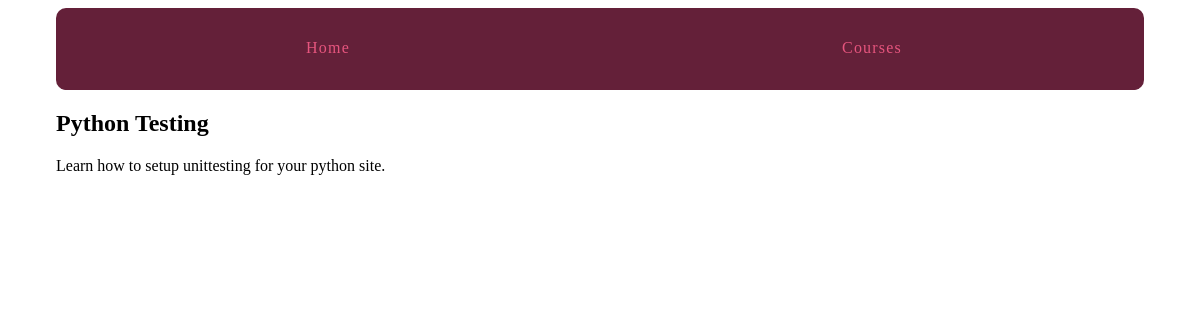
The app's page /courses/4/, older data.
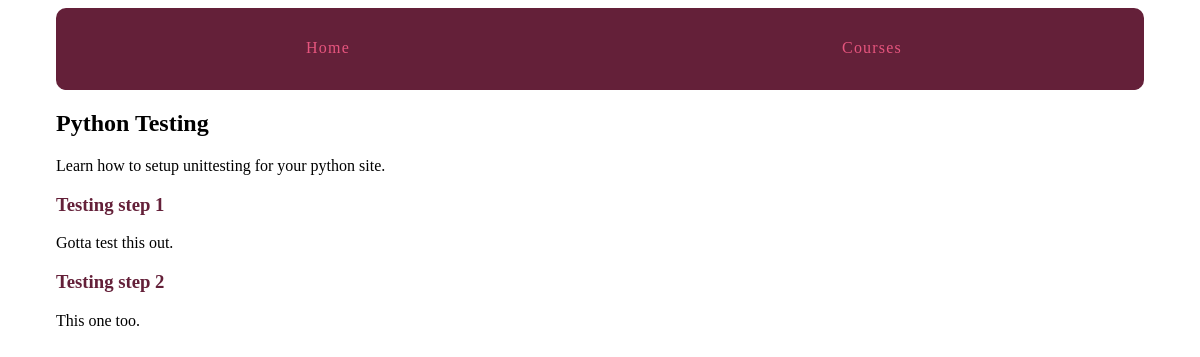
The same page, newer data.
### courses/models.py (models this page shows, shortened)
class Course(models.Model):
    created_at = models.DateTimeField(auto_now_add=True)
    title = models.CharField(max_length=255)
    description = models.TextField()

class Step(models.Model):
    title = models.CharField(max_length=255)
    description = models.TextField()
    content = models.TextField(blank=True, default='')
    order = models.IntegerField(default=0)
    course = models.ForeignKey(Course)
    class Meta:
        ordering = ['order', ]

### courses/views.py (the view)
# urls.py: url(r'(?P<pk>\d+)/$', views.course_detail, name='detail'),
def course_detail(request, pk):
    course = get_object_or_404(Course, pk=pk)
    return render(request, 'courses/course_detail.html', {'course': course})

### courses/templates/courses/course_detail.html (shortened to what this page needs)
{% extends "layouts.html" %}
{% block content %}
<article>
    <h2>{{course.title}}</h2>
    {{course.description}}
    <section>
        {% for step in course.step_set.all %}
            <h3>
                <a href ="{% url 'courses:step' course_pk=step.course.pk step_pk=step.pk %}">{{ step.title }}</a>
            </h3>
            {{ step.description }}
        {% endfor %}
    </section>
</article>
{% endblock %}}

### templates/layouts.html (shortened to what this page needs)
{% load static from staticfiles %}
<!doctype html>
<html>
    <head>
        <link rel="stylesheet" href="{% static 'css/layout.css' %}">
    </head>
    <body>
        <div class = "site-container">
            <nav>
                <a href=" {%  url 'views.hello_world' %}">Home</a>
                <a href=" {%  url 'courses:list' %}">Courses</a>
            </nav>
            {% block content %}{% endblock %}
     </div>
    </body>
</html>

### assets/css/layout.css (style rules this page uses)
html { box-sizing: border-box; }
*, *::after, *::before { box-sizing: inherit; }
.site-container { max-width: 68em; margin-left: auto; margin-right: auto; }
.site-container::after { clear: both; content: ""; display: table; }
.site-container nav { width: 100%; display: table; width: 100%; table-layout: fixed; border-bottom-left-radius: 10px; border-bottom-right-radius: 10px; border-top-left-radius: 10px; border-top-right-radius: 10px; border-bottom-left-radius: 10px; border-top-left-radius: 10px; border-bottom-right-radius: 10px; border-top-right-radius: 10px; background-color: #642039; margin-bottom: 1em; overflow: hidden; }
.site-container nav a { display: table-cell; width: 8.33333%; padding: 10px; border-bottom: 2px solid #642039; color: #e6557e; letter-spacing: 0.075em; line-height: 60px; text-align: center; text-decoration: none; }
article h2 a, article h3 a { color: #642039; text-decoration: none; }

Row changes from the older to the newer data that the page shows:
added Step: title "Testing step 1", description "Gotta test this out."
added Step: title "Testing step 2", description "This one too."
